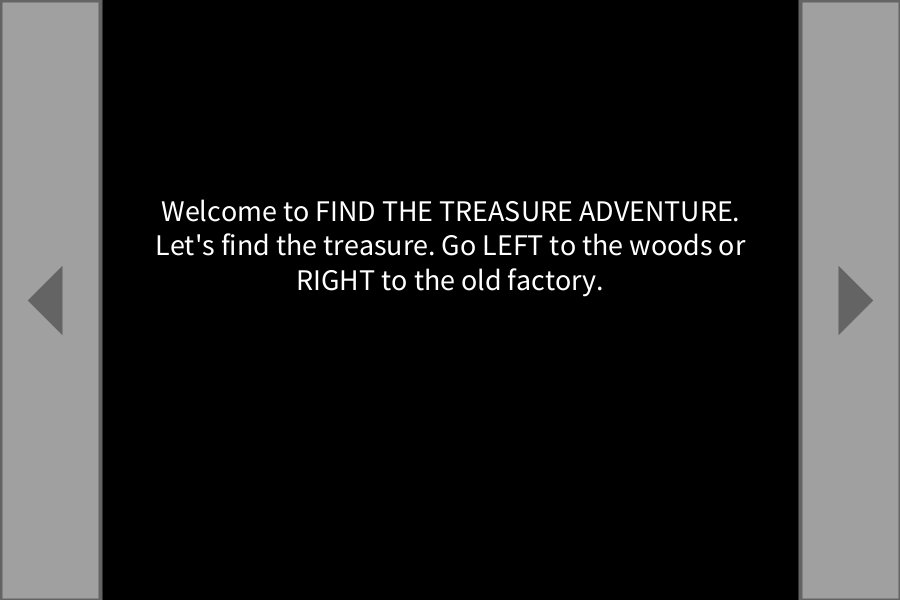
Frame 1 (no input)
Frame 60 (the mouse pressed at the canvas centre just before this capture): identical to frame 1, image omitted
Frame 120 (the mouse held since frame 60 and released just before this capture): identical to frame 1, image omitted

The Processing sketch that drew this single still picture (run headless with seeded random() and noise(); from frame 60 on, the mouse is pressed at the canvas centre):

// Processing sketch: ChooseGame_pde
// ── ChooseGame_pde.pde
//Room data //<>//
String [] description =
{
  //0
  "Welcome to FIND THE TREASURE ADVENTURE. Let's find the treasure. Go LEFT to the woods or RIGHT to the old factory.",
  //1
  "The woods are dark. You shouldn't have come here at night. Head LEFT to the river or RIGHT to the cliffs.",
  //2
  "The factory is rusty and falling apart. You smell oil and grime. Head LEFT to the coal chute or RIGHT to the garage.",
  //3
  "The river has swollen from the recent rainstorm, and is running quickly. Head LEFT to jump across or RIGHT to try to swim.",
  //4
  "The cliff overlooks the valley below, but you can see nothing through the mist. Head LEFT to blindly jump into the mist or RIGHT to climb the large rocks.",
  //5
  "The coal chute slides down into the dark storehouse below, where it forks. Take the LEFT path toward a rocky cave or the RIGHT toward a mine shaft.",
  //6
  "You hear noises in the garage. Someone, or something, is in here with you. Do you leap LEFT into a hole in the wall or RIGHT into a convertible.",
  //7
  "You leap with all your might and whack your head on an overhanging limb. Your drowned body is discovered seven miles away a month later.\nDEAD",
  //8
  "You plunge into the water. Barely able to keep your head up, you are swept downstream. LEFT to grab a branch, RIGHT to trust your swimming skills.",
  //9
  "The rocks were larger than you thought, and less stable. But hey, auto-burying grave, so there's that.\nDEAD",
  //10
  "There is an old salt mine here, a massive chamber hollowed out by swarthy workmen long ago. LEFT is a storehouse, RIGHT is a rusty barred gate.",
  //11
  "You land in the back seat next to a briefcase full of money. And a tommygun. And the mobster holding the gun. So...\nDEAD",
  //12
  "Branch snaps.\nHead bonked.\nYou drown.\nThanks for playing.\nDEAD",
  //13
  "You swim forward. Right off a waterfall. Um...\nDEAD?",
  //14
  "You flick your lighter on to view the storehouse's contents. Poorly stored dynamite. Hilarious.\nBOOM",
  //15
  "The gate is locked, but seems rickety enough to break. LEFT to try to kick it open, RIGHT to pick the lock.",
  //16 (left from 15)
  "You shatter the door with a mighty kick. You also realize just how old this old cave system is, and how rotten the support beams were.\nDEAD",
  //17 (right from 15)
  "You don't know how to pick a lock, but the mechanism crumbles to rust at your touch. Beyond the gate is an ancient chamber, and inside...\nTHE DOG STATUE\nSo awesome...",
  //18 (left or right from 13)
  "NO!\nYou are swept over the falls onto an outcropping of stone. There is a cave here behind the falling water. LEFT to enter the cave, RIGHT to jump down the falls.",
  //19 (right from 18)
  "Really?\n...\n...\n...\nDEAD",
  //20 (left from 18)
  "You emerge dripping wet into a long tunnel of stone. After following your lighter's glow for a few minutes, you find a treasure chamber. It's mostly empty, but you do find a\nGOLDEN FISH STATUE!\nIt's not as cool as the dog statue, but it's still a treasure!"
};

//Player's data
int currentRoom = 0;
int choice = 0;

void setup()
{
  size(900,600);
  textAlign(CENTER);
  textSize(30);
}

int changeRoom()
{
  if( choice == 1 ) //went left
    switch( currentRoom )
    {
      case 0:
        return 1;
      case 1:
        return 3;
      case 2:
        return 5;
      case 3:
        return 7;
      case 4:
        return 8;
      case 5:
        return 9;
      case 6:
        return 10;
      case 8:
        return 12;
      case 10:
        return 14;
      case 13:
        return 18;
      case 15:
        return 16;
      case 17:
        return 17;
      case 18:
        return 20;
      case 20:
        return 20;
      default:
        return 0;
    }
  else //went right
    switch( currentRoom )
    {
      case 0:
        return 2;
      case 1:
        return 4;
      case 2:
        return 6;
      case 3:
        return 8;
      case 4:
        return 9;
      case 5:
        return 10;
      case 6:
        return 11;
      case 8:
        return 13;
      case 10:
        return 15;
      case 13:
        return 18;
      case 15:
        return 17;
      case 17:
        return 17;
      case 18:
        return 19;
      case 20:
        return 20;
      default:
        return 0;
    }
}

//********************************************//

void draw()
{
  background(0);
  
  drawButtons();
  
  //Draws the text in the middle of the screen
  fill(255);
  text(description[currentRoom],width/2-300,height/2-100,600,400);
}

void drawButtons()
{
  stroke(100);
  strokeWeight(4);
  
  //First Button
  fill(160);
  if(mousePressed && mouseX < 100)
  {
    fill(120);
  }
  rect(0,0,100,height);
  fill(100);
  triangle(30,height/2, 60,height/2-30, 60,height/2+30);
  
  //Second Button
  fill(160);
  if(mousePressed && mouseX > width-100)
  {
    fill(120);
  }
  rect(width,0,-100,height);
  fill(100);
  triangle(width-30,height/2, width-60,height/2-30, width-60,height/2+30);

}

void mouseReleased()
{
  choice = -1;
  if( mouseX > width-100 )
    choice = 2;
  if( mouseX < 100 )
    choice = 1;
    
  if( mouseX > width-100 || mouseX < 100 )
    currentRoom = changeRoom();
  choice = -1;
}
